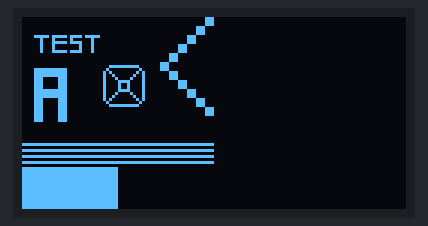
Bench run of a sketch on a simulated Arduino Uno, built with avr-gcc and run on an emulated ATmega328P. On the bench: 128×64 one-colour display.

Above: at 0.1 s.

The sketch:

oled_example.ino
```cpp
/*********************************************************************
by   bhu1eshr
HARDWARE CLUB SJCE
*********************************************************************/

#include <SPI.h>
#include <Wire.h>
#include <Adafruit_GFX.h>
#include <Adafruit_SSD1306.h>

#define OLED_RESET 4
Adafruit_SSD1306 display(OLED_RESET);

#if (SSD1306_LCDHEIGHT != 64)
#error("Height incorrect, please fix Adafruit_SSD1306.h!");
#endif
const unsigned char myBitmap [] PROGMEM = {
0x00, 0x00, 0x00, 0x00, 0x00, 0x00, 0x00, 0x07, 0x00, 0x00, 0x00, 0x00, 0x00, 0x00, 0x00, 0x07,
0x00, 0x00, 0x00, 0x00, 0x00, 0x00, 0x00, 0x07, 0x00, 0x00, 0x00, 0x00, 0x00, 0x00, 0x00, 0x38,
0x00, 0x00, 0x00, 0x00, 0x00, 0x00, 0x00, 0x38, 0x00, 0x00, 0x00, 0x00, 0x00, 0x00, 0x00, 0x38,
0x0f, 0xbe, 0xf7, 0xc0, 0x00, 0x00, 0x01, 0xc0, 0x02, 0x20, 0x81, 0x00, 0x00, 0x00, 0x01, 0xc0,
0x02, 0x3e, 0xf1, 0x00, 0x00, 0x00, 0x01, 0xc0, 0x02, 0x20, 0x11, 0x00, 0x00, 0x00, 0x0e, 0x00,
0x02, 0x20, 0x11, 0x00, 0x00, 0x00, 0x0e, 0x00, 0x02, 0x3e, 0xf1, 0x00, 0x00, 0x00, 0x0e, 0x00,
0x00, 0x00, 0x00, 0x00, 0x00, 0x00, 0x70, 0x00, 0x00, 0x00, 0x00, 0x00, 0x00, 0x00, 0x70, 0x00,
0x00, 0x00, 0x00, 0x00, 0x00, 0x00, 0x70, 0x00, 0x00, 0x00, 0x00, 0x00, 0x00, 0x03, 0x80, 0x00,
0x00, 0x00, 0x00, 0x07, 0xfe, 0x03, 0x80, 0x00, 0x0f, 0xfe, 0x00, 0x08, 0x01, 0x03, 0x80, 0x00,
0x0f, 0xfe, 0x00, 0x14, 0x02, 0x80, 0x70, 0x00, 0x0f, 0xfe, 0x00, 0x12, 0x04, 0x80, 0x70, 0x00,
0x0e, 0x0e, 0x00, 0x11, 0x08, 0x80, 0x70, 0x00, 0x0e, 0x0e, 0x00, 0x10, 0xf0, 0x80, 0x0e, 0x00,
0x0e, 0x0e, 0x00, 0x10, 0x90, 0x80, 0x0e, 0x00, 0x0e, 0x0e, 0x00, 0x10, 0x90, 0x80, 0x0e, 0x00,
0x0f, 0xfe, 0x00, 0x10, 0xf0, 0x80, 0x01, 0xc0, 0x0f, 0xfe, 0x00, 0x11, 0x08, 0x80, 0x01, 0xc0,
0x0f, 0xfe, 0x00, 0x12, 0x04, 0x80, 0x01, 0xc0, 0x0e, 0x0e, 0x00, 0x14, 0x02, 0x80, 0x00, 0x38,
0x0e, 0x0e, 0x00, 0x08, 0x01, 0x00, 0x00, 0x38, 0x0e, 0x0e, 0x00, 0x07, 0xfe, 0x00, 0x00, 0x38,
0x0e, 0x0e, 0x00, 0x00, 0x00, 0x00, 0x00, 0x07, 0x0e, 0x0e, 0x00, 0x00, 0x00, 0x00, 0x00, 0x07,
0x0e, 0x0e, 0x00, 0x00, 0x00, 0x00, 0x00, 0x07, 0x0e, 0x0e, 0x00, 0x00, 0x00, 0x00, 0x00, 0x00,
0x0e, 0x0e, 0x00, 0x00, 0x00, 0x00, 0x00, 0x00, 0x00, 0x00, 0x00, 0x00, 0x00, 0x00, 0x00, 0x00,
0x00, 0x00, 0x00, 0x00, 0x00, 0x00, 0x00, 0x00, 0x00, 0x00, 0x00, 0x00, 0x00, 0x00, 0x00, 0x00,
0x00, 0x00, 0x00, 0x00, 0x00, 0x00, 0x00, 0x00, 0x00, 0x00, 0x00, 0x00, 0x00, 0x00, 0x00, 0x00,
0x00, 0x00, 0x00, 0x00, 0x00, 0x00, 0x00, 0x00, 0x00, 0x00, 0x00, 0x00, 0x00, 0x00, 0x00, 0x00,
0xff, 0xff, 0xff, 0xff, 0xff, 0xff, 0xff, 0xff, 0x00, 0x00, 0x00, 0x00, 0x00, 0x00, 0x00, 0x00,
0xff, 0xff, 0xff, 0xff, 0xff, 0xff, 0xff, 0xff, 0x00, 0x00, 0x00, 0x00, 0x00, 0x00, 0x00, 0x00,
0xff, 0xff, 0xff, 0xff, 0xff, 0xff, 0xff, 0xff, 0x00, 0x00, 0x00, 0x00, 0x00, 0x00, 0x00, 0x00,
0xff, 0xff, 0xff, 0xff, 0xff, 0xff, 0xff, 0xff, 0x00, 0x00, 0x00, 0x00, 0x00, 0x00, 0x00, 0x00,
0xff, 0xff, 0xff, 0xff, 0x00, 0x00, 0x00, 0x00, 0xff, 0xff, 0xff, 0xff, 0x00, 0x00, 0x00, 0x00,
0xff, 0xff, 0xff, 0xff, 0x00, 0x00, 0x00, 0x00, 0xff, 0xff, 0xff, 0xff, 0x00, 0x00, 0x00, 0x00,
0xff, 0xff, 0xff, 0xff, 0x00, 0x00, 0x00, 0x00, 0xff, 0xff, 0xff, 0xff, 0x00, 0x00, 0x00, 0x00,
0xff, 0xff, 0xff, 0xff, 0x00, 0x00, 0x00, 0x00, 0xff, 0xff, 0xff, 0xff, 0x00, 0x00, 0x00, 0x00,
0xff, 0xff, 0xff, 0xff, 0x00, 0x00, 0x00, 0x00, 0xff, 0xff, 0xff, 0xff, 0x00, 0x00, 0x00, 0x00,
0xff, 0xff, 0xff, 0xff, 0x00, 0x00, 0x00, 0x00, 0xff, 0xff, 0xff, 0xff, 0x00, 0x00, 0x00, 0x00,
0xff, 0xff, 0xff, 0xff, 0x00, 0x00, 0x00, 0x00, 0xff, 0xff, 0xff, 0xff, 0x00, 0x00, 0x00, 0x00,

};
void setup()   {
  // On my display, I had to used 0x3C as the address, something to do with the RESET not being
  // connected to the Arduino. THe 0x3D address below is the address used in the original
  // Adafruit OLED example
  display.begin(SSD1306_SWITCHCAPVCC, 0x3D);  // initialize with the I2C addr 0x3D (for the 128x64)

  display.clearDisplay(); // Make sure the display is cleared
  // Draw the bitmap:
  // drawBitmap(x position, y position, bitmap data, bitmap width, bitmap height, color)
  display.drawBitmap(0, 0, myBitmap, 64, 64, WHITE);

  // Update the display
  display.display();
}


void loop() {

}
```
